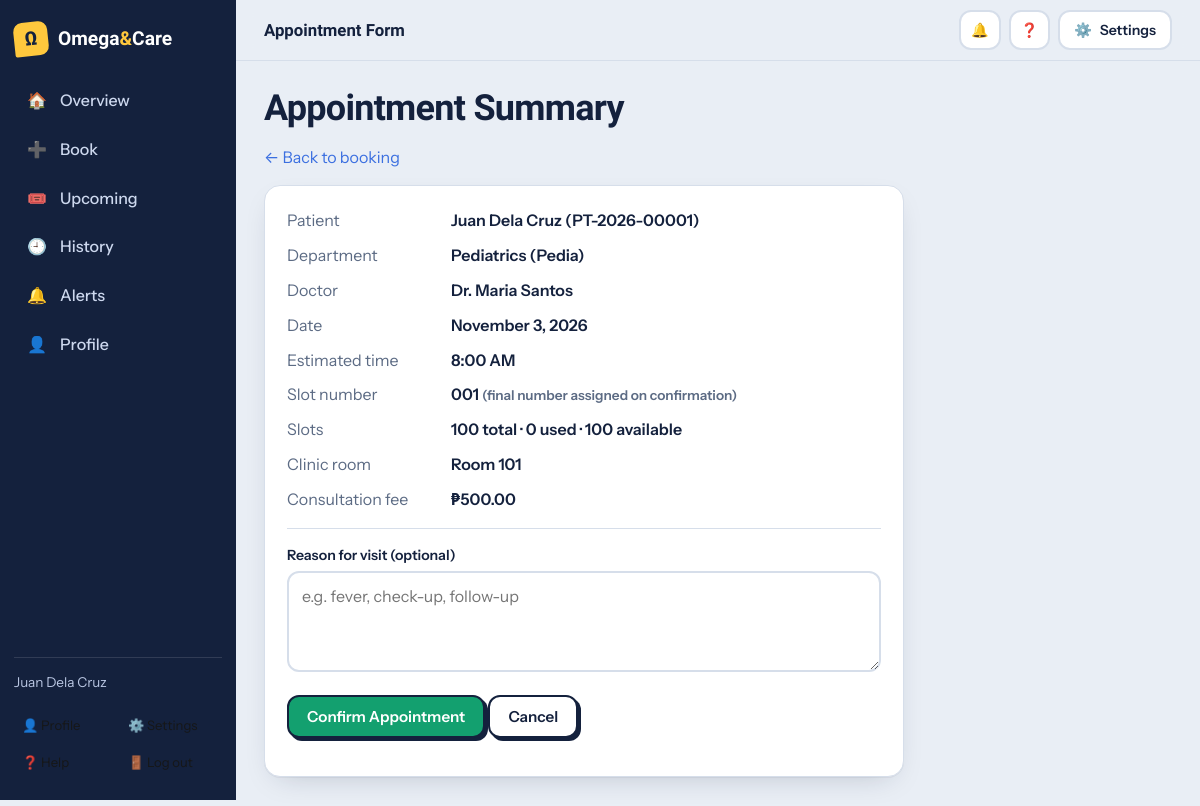
Page /patient/appointment_form.php?schedule_id=1 (signed in) on the committed database.
### tables this page shows
CREATE TABLE `users` (
  `user_id`       INT UNSIGNED NOT NULL AUTO_INCREMENT,
  `patient_id`    VARCHAR(20)  NOT NULL,
  `name`          VARCHAR(100) NOT NULL,
  `email`         VARCHAR(120) NOT NULL,
  `contact`       VARCHAR(20)  NOT NULL,
  `address`       VARCHAR(255) NOT NULL,
  `date_of_birth` DATE         NOT NULL,
  `gender`        ENUM('Male','Female','Other') NOT NULL,
  `username`      VARCHAR(30)  NOT NULL,
  `password`      VARCHAR(255) NOT NULL COMMENT 'password_hash() output',
  `created_at`    TIMESTAMP    NOT NULL DEFAULT CURRENT_TIMESTAMP,
  PRIMARY KEY (`user_id`),
  UNIQUE KEY `uq_users_patient_id` (`patient_id`),
  UNIQUE KEY `uq_users_email` (`email`),
  UNIQUE KEY `uq_users_username` (`username`)
);

CREATE TABLE `schedules` (
  `schedule_id`      INT UNSIGNED NOT NULL AUTO_INCREMENT,
  `doctor_id`        INT UNSIGNED NOT NULL,
  `appointment_date` DATE NOT NULL,
  `start_time`       TIME NOT NULL DEFAULT '08:00:00',
  `end_time`         TIME NOT NULL DEFAULT '17:00:00',
  `max_slots`        SMALLINT UNSIGNED NOT NULL DEFAULT 100,
  PRIMARY KEY (`schedule_id`),
  UNIQUE KEY `uq_schedule_doctor_date` (`doctor_id`,`appointment_date`),
  KEY `idx_schedule_date` (`appointment_date`),
  CONSTRAINT `fk_schedules_doctor` FOREIGN KEY (`doctor_id`)
    REFERENCES `doctors` (`doctor_id`) ON DELETE RESTRICT ON UPDATE CASCADE
);

CREATE TABLE `departments` (
  `department_id`   INT UNSIGNED NOT NULL AUTO_INCREMENT,
  `department_name` VARCHAR(100) NOT NULL,
  `description`     VARCHAR(255) DEFAULT NULL,
  PRIMARY KEY (`department_id`),
  UNIQUE KEY `uq_department_name` (`department_name`)
);

CREATE TABLE `doctors` (
  `doctor_id`        INT UNSIGNED NOT NULL AUTO_INCREMENT,
  `department_id`    INT UNSIGNED NOT NULL,
  `doctor_name`      VARCHAR(100) NOT NULL,
  `specialization`   VARCHAR(100) NOT NULL,
  `license_no`       VARCHAR(30)  DEFAULT NULL,
  `experience_years` TINYINT UNSIGNED DEFAULT NULL,
  `clinic_room`      VARCHAR(30)  DEFAULT NULL,
  `consultation_fee` DECIMAL(10,2) DEFAULT NULL,
  `available_days`   VARCHAR(40)  NOT NULL DEFAULT 'Mon,Tue,Wed,Thu,Fri' COMMENT 'comma list: Mon,Tue,...',
  `status`           ENUM('Available','Inactive') NOT NULL DEFAULT 'Available',
  `username`         VARCHAR(30)  DEFAULT NULL COMMENT 'doctor login',
  `password`         VARCHAR(255) DEFAULT NULL COMMENT 'password_hash() output',
  PRIMARY KEY (`doctor_id`),
  UNIQUE KEY `uq_doctors_username` (`username`),
  KEY `idx_doctors_department` (`department_id`),
  CONSTRAINT `fk_doctors_department` FOREIGN KEY (`department_id`)
    REFERENCES `departments` (`department_id`) ON DELETE RESTRICT ON UPDATE CASCADE
);

### includes/functions.php (called while the page is built, shortened)
<?php
function e($v): string { return htmlspecialchars((string) $v, ENT_QUOTES, 'UTF-8'); }
function fmt_date(string $d): string { return date('F j, Y', strtotime($d)); }
function fmt_time(string $t): string { return date('g:i A', strtotime($t)); }
function used_slots(PDO $pdo, int $scheduleId): int {
    $st = $pdo->prepare("SELECT COUNT(*) FROM appointments WHERE schedule_id = ? AND status <> 'Cancelled'");
    $st->execute([$scheduleId]);
    return (int) $st->fetchColumn();
}
function slot_time(string $start, string $end, int $max, int $slot): string {
    $s = strtotime($start); $e = strtotime($end);
    $step = max(1, ($e - $s) / max(1, $max));
    return date('H:i:s', (int) ($s + ($slot - 1) * $step));
}
function free_slot(PDO $pdo, int $scheduleId, int $max): ?int {
    $st = $pdo->prepare("SELECT slot_number FROM appointments WHERE schedule_id = ? AND status <> 'Cancelled'");
    $st->execute([$scheduleId]);
    $taken = array_flip($st->fetchAll(PDO::FETCH_COLUMN));
    for ($i = 1; $i <= $max; $i++) if (!isset($taken[$i])) return $i;
    return null;
}

### patient/appointment_form.php (the view, shortened to what this page needs)
<?php
require_once __DIR__ . '/../includes/functions.php';
$uid = (int) $_SESSION['user_id'];
$sid = (int) ($_GET['schedule_id'] ?? $_POST['schedule_id'] ?? 0);
$st = $pdo->prepare("SELECT s.*, d.doctor_name, d.clinic_room, d.consultation_fee, d.status AS doc_status, dp.department_name
    FROM schedules s JOIN doctors d ON d.doctor_id = s.doctor_id JOIN departments dp ON dp.department_id = d.department_id
    WHERE s.schedule_id = ?");
$st->execute([$sid]);
$sch = $st->fetch();
$max = min(MAX_SLOTS_PER_DAY, (int) $sch['max_slots']);
$used = used_slots($pdo, $sid);
$avail = max(0, $max - $used);
$next = free_slot($pdo, $sid, $max);
$st = $pdo->prepare("SELECT COUNT(*) FROM appointments WHERE schedule_id = ? AND user_id = ? AND status <> 'Cancelled'");
$st->execute([$sid, $uid]);
$dup = $st->fetchColumn() > 0;
$st = $pdo->prepare('SELECT name, patient_id FROM users WHERE user_id = ?');
$st->execute([$uid]);
$me = $st->fetch();
require __DIR__ . '/../includes/header.php';
?>
<h1>Appointment Summary</h1>
<p><a href="book.php">&larr; Back to booking</a></p>
<div class="card summary" style="max-width:640px">
  <dl>
    <dt>Patient</dt><dd><?= e($me['name']) ?> (<?= e($me['patient_id']) ?>)</dd>
    <dt>Department</dt><dd><?= e($sch['department_name']) ?></dd>
    <dt>Doctor</dt><dd><?= e($sch['doctor_name']) ?></dd>
    <dt>Date</dt><dd><?= e(fmt_date($sch['appointment_date'])) ?></dd>
    <?php if ($next !== null): ?>
      <dt>Estimated time</dt><dd><?= e(fmt_time(slot_time($sch['start_time'], $sch['end_time'], $max, $next))) ?></dd>
      <dt>Slot number</dt><dd><?= str_pad((string) $next, 3, '0', STR_PAD_LEFT) ?> <span class="hint">(final number assigned on confirmation)</span></dd>
    <?php endif; ?>
    <dt>Slots</dt><dd><?= $max ?> total &middot; <?= $used ?> used &middot; <?= $avail ?> available</dd>
    <?php if ($sch['clinic_room']): ?><dt>Clinic room</dt><dd><?= e($sch['clinic_room']) ?></dd><?php endif; ?>
    <?php if ($sch['consultation_fee'] !== null): ?><dt>Consultation fee</dt><dd>&#8369;<?= number_format((float) $sch['consultation_fee'], 2) ?></dd><?php endif; ?>
  </dl>
  <hr style="border:0;border-top:1px solid var(--line);margin:16px 0">
  <?php if ($dup): ?>
    <div class="alert alert-info">You already have an active appointment on this date. See <a href="my_appointments.php">My Appointments</a>.</div>
  <?php elseif ($next === null): ?>
    <div class="alert alert-error"><b>FULLY BOOKED.</b> Please choose another date.</div>
  <?php else: ?>
    <form method="post">
      <label>Reason for visit (optional)</label>
      <textarea name="reason" rows="3" maxlength="255" placeholder="e.g. fever, check-up, follow-up"></textarea>
      <p><button class="btn btn-ok" type="submit">Confirm Appointment</button>
         <a class="btn btn-outline" href="book.php">Cancel</a></p>
    </form>
  <?php endif; ?>
</div>
<?php require __DIR__ . '/../includes/footer.php'; ?>

### assets/css/style.css (style rules this page uses)
:root { --bg: #e9eef5; --surface: #fff; --ink: #14213d; --muted: #5c6b84; --line: #d6deea; --navy: #14213d; --navy2: #1d2f55; --ticket: #ffc83d; --ticket-d: #f2b312; --go: #13a06f; --warn: #f28c28; --bad: #e4493b; --info: #3b6fe0; --soft: #f3f6fb; --shadow: 0 1px 0 rgba(20, 33, 61, .05), 0 10px 30px -14px rgba(20, 33, 61, .25); --r: 16px; --display: "Bricolage Grotesque", "Trebuchet MS", system-ui, sans-serif; --body: "Instrument Sans", system-ui, -apple-system, "Segoe UI", sans-serif }
* { box-sizing: border-box }
html { scroll-behavior: smooth }
body { margin: 0; font-family: var(--body); background: var(--bg); color: var(--ink); line-height: 1.55; min-height: 100vh; display: flex; flex-direction: column }
a { color: var(--info); text-decoration: none }
h1, h2, h3 { font-family: var(--display); letter-spacing: -.02em; line-height: 1.1; margin: 0 0 10px }
h1 { font-size: clamp(1.8rem, 3vw, 2.5rem); font-weight: 800 }
.hint { color: var(--muted); font-size: .85rem }
.card { background: var(--surface); border: 1px solid var(--line); border-radius: var(--r); padding: 22px; box-shadow: var(--shadow); margin-bottom: 20px }
.btn { display: inline-flex; align-items: center; gap: 6px; background: var(--ticket); color: var(--navy); border: 2px solid var(--navy); border-radius: 12px; padding: 10px 18px; font: 600 .95rem var(--body); cursor: pointer; text-decoration: none; box-shadow: 3px 3px 0 var(--navy); transition: transform .1s, box-shadow .1s }
.btn-outline { background: var(--surface); color: var(--ink); border-color: var(--ink); box-shadow: 3px 3px 0 var(--ink) }
.btn-ok { background: var(--go); color: #fff }
label { display: block; font-weight: 600; font-size: .88rem; margin: 14px 0 5px }
input, select, textarea { width: 100%; padding: 11px 13px; border: 2px solid var(--line); border-radius: 12px; font: inherit; background: var(--surface); color: var(--ink); transition: border-color .15s, box-shadow .15s }
.summary dl { display: grid; grid-template-columns: 150px 1fr; gap: 10px 14px; margin: 0 }
.summary dt { color: var(--muted) }
.summary dd { margin: 0; font-weight: 600 }

### rows in the picture
users: name "Juan Dela Cruz", patient "PT-2026-00001"
schedules: departments.department_name "Pediatrics (Pedia)", doctor.doctor_name "Dr. Maria Santos", appointment_date "November 3, 2026", start_time+end_time+max_slots "8:00 AM", max_slots "100", doctor.clinic_room "Room 101", doctor.consultation_fee "500.00"

### other values in the picture
$icon "🏠 ➕ 🎟️ 🕘 🔔 👤"
$label "Overview Book Upcoming History Alerts Profile"
$who "Juan Dela Cruz"
$pageTitle "Appointment Form"
str_pad((string) $next, 3, '0', STR_PAD_LEFT) "001"
$used "0"
